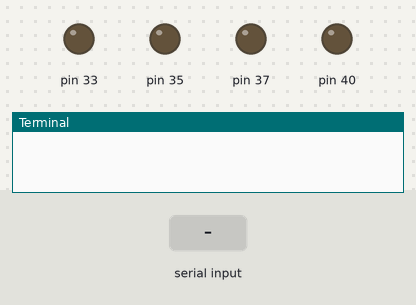
Recording of a program running on a simulated Raspberry Pi (header pin numbers). On the bench: output pins drawn as LEDs (lit = HIGH), the last lines printed to the terminal. Inputs (shaded band) come from the test bench.

Above: at 1.2 s.
1.3 s: "A\n" received over the second serial link
At 2.1 s:
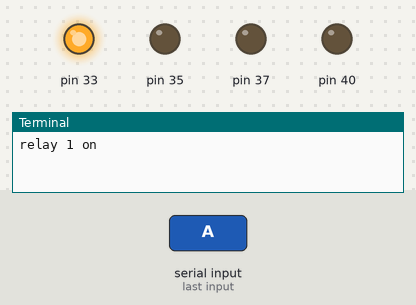
2.8 s: "B\n" received over the second serial link
At 3.3 s:
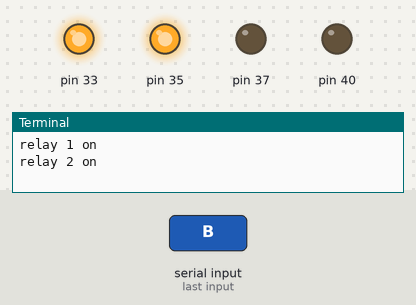
4.4 s: "C\n" received over the second serial link
At 5.7 s:
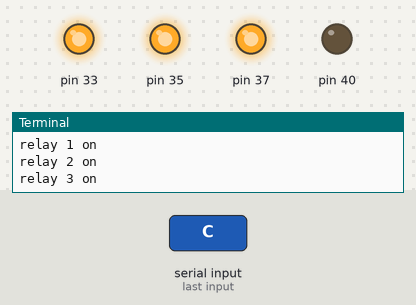
6.0 s: "D\n" received over the second serial link
At 7.0 s:
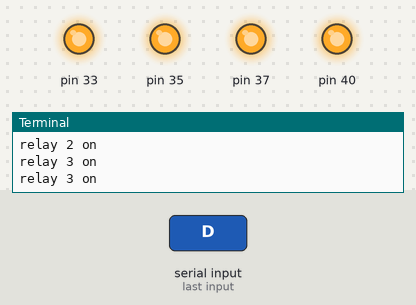
7.6 s: "A\n" received over the second serial link
At 8.2 s:
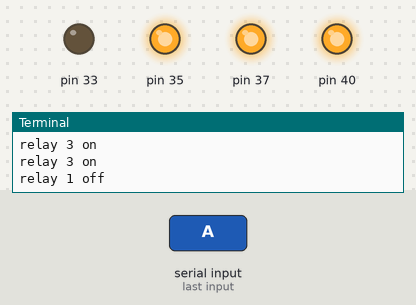
9.2 s: "B\n" received over the second serial link
At 10.6 s:
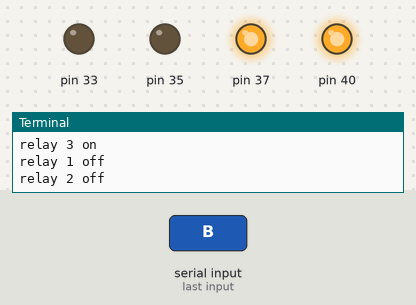
Timing chart, 0 to 11.8 s (numbered marks = the images above; inputs shaded):
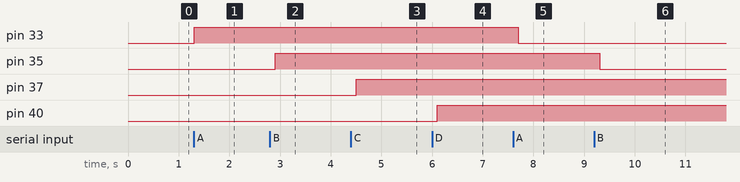

Measured:
- after the input at 1.3 s, pin 33: LOW → HIGH at once
- after the input at 2.8 s, pin 35: LOW → HIGH after 0.10 s
- after the input at 4.4 s, pin 37: LOW → HIGH after 0.10 s
- after the input at 6.0 s, pin 40: LOW → HIGH after 0.10 s
- after the input at 7.6 s, pin 33: HIGH → LOW after 0.10 s
- after the input at 9.2 s, pin 35: HIGH → LOW after 0.10 s

The program:

pi_lora_receiver_home_automation.py
```python
#RECEIVER
import RPi.GPIO as GPIO
import time
import serial

GPIO.setmode(GPIO.BOARD)
GPIO.setwarnings(False)

GPIO.setup(33,GPIO.OUT)#relay connected to pin 33
GPIO.setup(35,GPIO.OUT)#relay connected to pin 35
GPIO.setup(37,GPIO.OUT)#relay connected to pin 37
GPIO.setup(40,GPIO.OUT)#relay connected to pin 40

#initially these pin are low
GPIO.output(33,GPIO.LOW)
GPIO.output(35,GPIO.LOW)
GPIO.output(37,GPIO.LOW)
GPIO.output(40,GPIO.LOW)

request1 = 0;#variables
flag_1=0;

request2 = 0;
flag_2=0;

request3 = 0;
flag_3=0;

request4 = 0;
flag_4=0;

#serial interface
lora = serial.Serial(port='/dev/ttyS0',baudrate = 9600,parity=serial.PARITY_NONE,stopbits=serial.STOPBITS_ONE,bytesize=serial.EIGHTBITS,timeout=1)

try:
    while 1:
        data_Read = lora.readline(1)#read data comming from other pi lora Hat
        if data_Read is not None and b'A' in data_Read:
          #ones, turn led on!
          if flag_1 == 0:
            print("relay 1 on")
            GPIO.output(33,GPIO.HIGH)
            flag_1=1; #change flag variable


          #twice, turn led off!
          elif flag_1 == 1:
            print("relay 1 off")
            GPIO.output(33,GPIO.LOW)
            flag_1=0; #change flag variable again


        if data_Read is not None and b'B' in data_Read:
          #ones, turn led on!
          if flag_2 == 0:
            print("relay 2 on")
            GPIO.output(35,GPIO.HIGH)
            flag_2=1; #change flag variable

          #twice, turn led off!
          elif flag_2 == 1:
            print("relay 2 off")
            GPIO.output(35,GPIO.LOW)
            flag_2=0; #change flag variable again


        if data_Read is not None and b'C' in data_Read:
          #ones, turn led on!
          if flag_3 == 0:
            print("relay 3 on")
            GPIO.output(37,GPIO.HIGH)
            flag_3=1; #change flag variable

          #twice, turn led off!
          elif flag_3 == 1:
            print("relay 3 off")
            GPIO.output(37,GPIO.LOW)
            flag_3=0; #change flag variable again

        if data_Read is not None and b'D' in data_Read:
          #ones, turn led on!
          if flag_4 == 0:
            print("relay 3 on")
            GPIO.output(40,GPIO.HIGH)
            flag_4=1; #change flag variable

          #twice, turn led off!
          elif flag_4 == 1:
            print("relay 3 off")
            GPIO.output(40,GPIO.LOW)
            flag_4=0; #change flag variable again

        time.sleep(0.2)#wait for 200ms

except KeyboardInterrupt:
    GPIO.cleanup()
```
